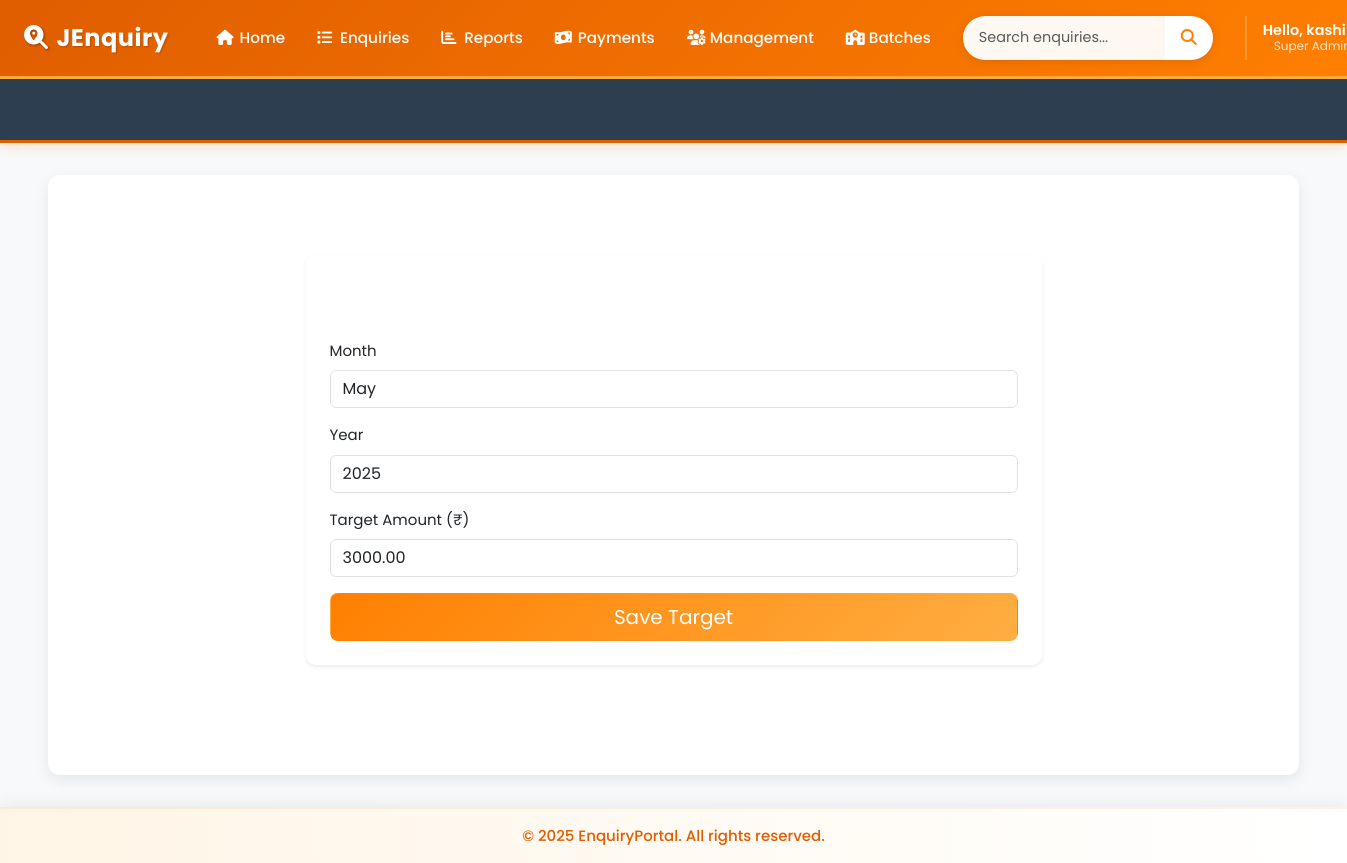
The app's page /target/2/edit/ (signed in) with its own data.
### accounts/models.py (models this page shows, shortened)
class CustomUser(AbstractBaseUser, PermissionsMixin):
    ROLE_CHOICES = (
        ('manager', 'Manager'),
        ('counselor', 'Counselor'),
    )
    email = models.EmailField(unique=True)
    first_name = models.CharField(max_length=30)
    last_name = models.CharField(max_length=30)
    role = models.CharField(max_length=20, choices=ROLE_CHOICES)
    is_approved = models.BooleanField(default=False)
    is_active = models.BooleanField(default=True)
    is_staff = models.BooleanField(default=False)
    objects = CustomUserManager()
    USERNAME_FIELD = 'email'
    REQUIRED_FIELDS = ['first_name', 'last_name', 'role']

### enquiry/models.py (models this page shows, shortened)
class MonthlyTarget(models.Model):
    MONTH_CHOICES = [
        (1, 'January'),
        (2, 'February'),
        (3, 'March'),
        (4, 'April'),
        (5, 'May'),
        (6, 'June'),
        (7, 'July'),
        (8, 'August'),
        (9, 'September'),
        (10, 'October'),
        (11, 'November'),
        (12, 'December'),
    ]
    month = models.PositiveIntegerField(choices=MONTH_CHOICES)
    year = models.PositiveIntegerField(default=timezone.now().year)
    target_amount = models.DecimalField(
        max_digits=12,
        decimal_places=2,
        default=0.00,
        help_text="Set the monthly fees collection target"
    )
    class Meta:
        unique_together = ('month', 'year')
        verbose_name_plural = "Monthly Targets"
    @property
    def actual_collected(self):
        from .models import PaymentHistory
        total = PaymentHistory.objects.filter(
            payment_date__year=self.year,
            payment_date__month=self.month
        ).aggregate(Sum('amount_paid'))['amount_paid__sum'] or Decimal('0.00')
        return total

### enquiry/views.py (the view)
# urls.py: path('target/<int:target_id>/edit/', views.MonthlyTargetUpdateView.as_view(), name='monthly_target_edit'),
@method_decorator(manager_required, name='dispatch')
class MonthlyTargetUpdateView(UpdateView):
    model = MonthlyTarget
    form_class = MonthlyTargetForm
    template_name = 'monthly_target_form.html'
    success_url = reverse_lazy('enquiry:dashboard')  # or any success page
    pk_url_kwarg = 'target_id'  # Optional custom ID name
    def get_context_data(self, **kwargs):
        context = super().get_context_data(**kwargs)
        context['title'] = f"Edit Target for {self.object.get_month_display()} {self.object.year}"
        return context

### enquiry/forms.py
class MonthlyTargetForm(forms.ModelForm):
    class Meta:
        model = MonthlyTarget
        fields = ['month', 'year', 'target_amount']
        widgets = {
            'month': forms.Select(choices=MonthlyTarget.MONTH_CHOICES),
            'year': forms.NumberInput(attrs={'min': 2000, 'max': 2100}),
            'target_amount': forms.NumberInput(attrs={'step': '0.01', 'min': '0'}),
        }
    def __init__(self, *args, **kwargs):
        super().__init__(*args, **kwargs)
        self.fields['month'].widget.attrs.update({'class': 'form-control'})
        self.fields['year'].widget.attrs.update({'class': 'form-control'})
        self.fields['target_amount'].widget.attrs.update({'class': 'form-control'})

### template/monthly_target_form.html (shortened to what this page needs)
{% extends "base.html" %}
{% load static %}
{% block content %}
<div class="container py-5">
    <div class="row justify-content-center">
        <div class="col-md-8">
            <div class="card shadow-sm border-0">
                <div class="card-header bg-gradient text-white">
                    <h4 class="mb-0">{{ title }}</h4>
                </div>
                <div class="card-body">
                    <form method="post" class="needs-validation" novalidate>
                        <div class="mb-3">
                            <label for="{{ form.month.id_for_label }}" class="form-label">Month</label>
                            {{ form.month }}
                        </div>
                        <div class="mb-3">
                            <label for="{{ form.year.id_for_label }}" class="form-label">Year</label>
                            {{ form.year }}
                        </div>
                        <div class="mb-3">
                            <label for="{{ form.target_amount.id_for_label }}" class="form-label">Target Amount (₹)</label>
                            {{ form.target_amount }}
                        </div>
                        <div class="d-grid">
                            <button type="submit" class="btn btn-gradient btn-lg">
                                Save Target
                            </button>
                        </div>
                    </form>
                </div>
            </div>
        </div>
    </div>
</div>
{% endblock %}

### template/base.html (shortened to what this page needs)
<!DOCTYPE html>
<html lang="en">
<head>
    <link href="https://cdn.jsdelivr.net/npm/bootstrap@5.3.0-alpha1/dist/css/bootstrap.min.css" rel="stylesheet">
    <link rel="stylesheet" href="https://cdnjs.cloudflare.com/ajax/libs/font-awesome/6.4.0/css/all.min.css">
<link rel="stylesheet" href="https://cdnjs.cloudflare.com/ajax/libs/font-awesome/6.5.0/css/all.min.css">
<link rel="stylesheet" href="https://cdn.jsdelivr.net/npm/flatpickr/dist/flatpickr.min.css">
</head>
<body>
    <nav class="navbar navbar-expand-lg navbar-dark">
        <div class="container-fluid">
            <a class="navbar-brand pulse-on-hover" href="{% url 'enquiry:dashboard' %}">
                <i class="fas fa-search-location"></i>JEnquiry
            </a>
            <div class="collapse navbar-collapse" id="mainNav">
                {% if user.is_authenticated %}
                <ul class="navbar-nav me-auto mb-2 mb-lg-0">
                    <li class="nav-item">
                        <a class="nav-link" href="{% url 'enquiry:dashboard' %}"><i class="fas fa-home"></i> Home</a>
                    </li>
                    <li class="nav-item dropdown">
                        <a class="nav-link dropdown-toggle" href="#" role="button" data-bs-toggle="dropdown">
                            <i class="fas fa-list"></i> Enquiries
                        </a>
                    </li>
                    <li class="nav-item dropdown">
                        <a class="nav-link dropdown-toggle" href="#" role="button" data-bs-toggle="dropdown">
                            <i class="fas fa-chart-bar"></i> Reports
                        </a>
                    </li>
                    <li class="nav-item dropdown">
                        <a class="nav-link dropdown-toggle" href="#" role="button" data-bs-toggle="dropdown">
                            <i class="fas fa-money-bill-wave"></i> Payments
                        </a>
                    </li>
                    <li class="nav-item dropdown">
                        <a class="nav-link dropdown-toggle" href="#" role="button" data-bs-toggle="dropdown">
                            <i class="fas fa-users-cog"></i> Management
                        </a>
                    </li>
                    <li class="nav-item dropdown">
                        <a class="nav-link dropdown-toggle" href="#" role="button" data-bs-toggle="dropdown">
                           <i class="fa-solid fa-school"></i> Batches
                        </a>
                    </li>
                </ul>
                <form class="d-flex search-form search-section" action="{% url 'enquiry:enquary_list' %}" method="get">
                    <div class="input-group">
                        <input type="search" name="search" class="form-control" placeholder="Search enquiries..."
                               aria-label="Search">
                        <button class="btn" type="submit">
                            <i class="fas fa-search"></i>
                        </button>
                    </div>
                </form>
                <div class="user-section">
                    <div class="user-menu">
                        <div class="dropdown user-dropdown">
                            <button class="dropdown-toggle" type="button" data-bs-toggle="dropdown"
                                    aria-expanded="false">
                                <div class="user-profile-dropdown">
                                    <div class="user-details">
                                        <p class="user-greeting">
                                           Hello, {{ user.first_name|default:user.email }}!
                                        </p>
                                        <p class="user-role">
                                            {% if user.is_superuser %}
                                                Super Admin
                                            {% elif user.is_staff %}
                                                Admin
                                            {% else %}
                                                Counsellor
                                            {% endif %}
                                        </p>
                                    </div>
                                </div>
                            </button>
                        </div>
                    </div>
                </div>
                {% endif %}
            </div>
        </div>
    </nav>
{% if user.is_authenticated %}
<div class="marquee-container marquee-progress">
    <div class="marquee-content">
    </div>
</div>
{% endif %}
    <div class="main-content-wrapper">
        <div class="container-fluid px-4">
            <div class="content-container">
                {% block content %}
                {% endblock %}
            </div>
        </div>
    </div>
    <footer class="text-center p-3">
        <div class="container">
            <p class="m-0">&copy; 2025 EnquiryPortal. All rights reserved.</p>
        </div>
    </footer>
</body>
</html>

### template/base.html (style rules this page uses)
:root { --primary-orange: #ff7f00; --dark-orange: #e05d00; --light-orange: #ffae42; --very-light-orange: #fff5e6; --white: #ffffff; --gray-100: #f8f9fa; --gray-200: #e9ecef; }
body { font-family: 'Poppins', 'Segoe UI', Tahoma, Geneva, Verdana, sans-serif; background-color: var(--gray-100); font-size: 15px; min-height: 100vh; display: flex; flex-direction: column; }
.navbar { background: linear-gradient(135deg, var(--dark-orange), var(--primary-orange)); box-shadow: 0 4px 20px rgba(0,0,0,0.15); padding: 0.75rem 0; border-bottom: 3px solid var(--light-orange); }
.navbar .container-fluid { max-width: 100%; padding: 0 1.5rem; }
.navbar-brand { color: var(--white) !important; font-weight: 700; font-size: 1.5rem; letter-spacing: 0.5px; text-shadow: 1px 1px 2px rgba(0,0,0,0.2); transition: transform 0.3s ease; padding: 0.5rem 0; margin-right: 2rem; }
.navbar-brand i { margin-right: 8px; color: var(--white); filter: drop-shadow(1px 1px 1px rgba(0,0,0,0.2)); }
.navbar-nav { align-items: center; }
.nav-link { color: var(--white) !important; font-weight: 500; font-size: 0.95rem; margin: 0 0.25rem; padding: 0.5rem 0.75rem !important; border-radius: 6px; transition: all 0.3s ease; position: relative; white-space: nowrap; }
.nav-link i { margin-right: 5px; transition: transform 0.3s ease; width: 14px; text-align: center; }
.search-section { margin: 0 1rem; }
.search-form { min-width: 250px; }
.search-form .input-group { border-radius: 25px; overflow: hidden; box-shadow: 0 2px 10px rgba(0,0,0,0.1); }
.search-form .form-control { border: none; padding: 0.6rem 1rem; font-size: 0.9rem; background-color: rgba(255,255,255,0.95); }
.search-form .btn { border: none; background-color: var(--white); color: var(--primary-orange); padding: 0.6rem 1rem; transition: all 0.3s ease; }
.user-section { margin-left: 1rem; padding-left: 1rem; border-left: 2px solid rgba(255,255,255,0.2); }
.user-menu { position: relative; }
.user-profile-dropdown { display: flex; align-items: center; gap: 0.75rem; cursor: pointer; }
.user-details { text-align: right; }
.user-greeting { color: var(--white); font-weight: 600; margin: 0; font-size: 0.9rem; line-height: 1.2; }
.user-role { color: rgba(255,255,255,0.8); font-size: 0.75rem; margin: 0; line-height: 1.2; }
.dropdown-toggle::after { display: none !important; }
.user-dropdown .dropdown-toggle { border: none; background: none; box-shadow: none; padding: 0; display: flex; align-items: center; gap: 0.75rem; }
.main-content-wrapper { flex: 1; display: flex; flex-direction: column; padding: 2rem 0; }
.content-container { background-color: var(--white); border-radius: 12px; box-shadow: 0 5px 15px rgba(0,0,0,0.08); padding: 2rem; margin: 0 1.5rem; flex: 1; min-height: calc(100vh - 200px); }
.card { border: none; border-radius: 10px; box-shadow: 0 4px 15px rgba(0,0,0,0.05); transition: transform 0.3s ease, box-shadow 0.3s ease; overflow: hidden; height: 100%; }
.card-header { background: linear-gradient(45deg, var(--primary-orange), var(--light-orange)); color: var(--white); font-weight: 600; border-bottom: none; padding: 1rem 1.25rem; }
.card-body { padding: 1.5rem; }
footer { background: linear-gradient(to right, var(--very-light-orange), var(--white)); color: var(--dark-orange); padding: 1rem 0; border-top: 2px solid rgba(255,127,0,0.1); font-weight: 500; box-shadow: 0 -5px 15px rgba(0,0,0,0.05); margin-top: auto; }
.marquee-container { background: #2c3e50; color: var(--white); padding: 1rem 0; border-bottom: 3px solid var(--dark-orange); box-shadow: 0 2px 12px rgba(255, 127, 0, 0.25); overflow: hidden; white-space: nowrap; position: relative; font-weight: 600; font-family: 'Space Grotesk', 'Outfit', 'Poppins', sans-serif; font-size: 1.2rem; text-shadow: 1px 1px 3px rgba(0, 0, 0, 0.25); z-index: 999; }
.marquee-content { display: inline-block; animation: marquee 30s linear infinite; padding-left: 100%; line-height: 1.5; }
.marquee-progress::after { content: ''; position: absolute; bottom: 0; left: 0; height: 4px; background: linear-gradient(90deg, var(--white), var(--very-light-orange)); animation: progressBar 30s linear infinite; }

### template/monthly_target_form.html (style rules this page uses)
.bg-gradient { background: linear-gradient(135deg, #ff7f00, #ffae42); }
.btn-gradient { background: linear-gradient(135deg, #ff7f00, #ffae42); color: white; }

### records on screen
CustomUser: first_name "kashi"
MonthlyTarget: month "May", year "2025", target_amount "3000.00"
